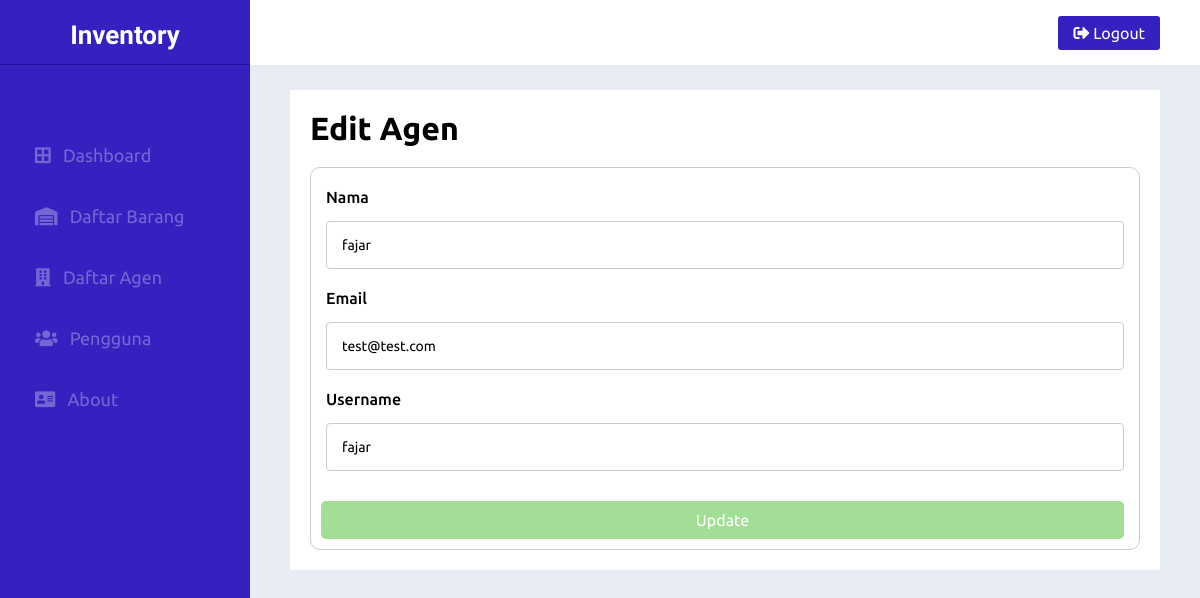
Page /EditUser.php?id=1 (signed in) on the committed database.
### tables this page shows
CREATE TABLE `user` (
  `id` int(11) NOT NULL,
  `nama` varchar(50) NOT NULL,
  `email` varchar(50) NOT NULL,
  `username` varchar(50) NOT NULL,
  `password` varchar(500) NOT NULL
);

### functions.php (called while the page is built, shortened)
<?php
$conn = mysqli_connect("localhost", "root", "", "inventory");
function query($query)
{
	global $conn;
	$result = mysqli_query($conn, $query);
	$rows = [];
	while ($row = mysqli_fetch_assoc($result)) {
		$rows[] = $row;
	}
	return $rows;
}

### EditUser.php (the view, shortened to what this page needs)
<?php
include 'functions.php';
$id = $_GET["id"];
$data = query("SELECT * FROM user WHERE id = $id")[0];
?>
<!DOCTYPE html>
<html lang="en">
<head>
  <link rel="stylesheet" href="./assets/css/style.css" />
  <link rel="stylesheet" href="https://cdnjs.cloudflare.com/ajax/libs/font-awesome/5.13.1/css/all.min.css" />
</head>
<body>
  <div class="wrapper">
    <div class="top_navbar">
      <div class="logo">
        <a href="#">Inventory</a>
      </div>
      <div class="top_menu">
        <div class="home_link">
          <a href="logout.php">
            <span class="icon">
              <i class="fas fa-sign-out-alt"></i>
              <span>Logout</span>
            </span>
          </a>
        </div>
      </div>
    </div>
    <div class="main_body">
      <div class="sidebar_menu">
        <div class="inner__sidebar_menu">
          <ul>
            <li>
              <a href="index.php">
                <span class="icon"> <i class="fas fa-border-all"></i></span>
                <span class="list">Dashboard</span>
              </a>
            </li>
            <li>
              <a href="barang.php">
                <span class="icon"><i class="fas fa-warehouse"></i></span>
                <span class="list">Daftar Barang</span>
              </a>
            </li>
            <li>
              <a href="agen.php">
                <span class="icon"><i class="fas fa-building"></i></span>
                <span class="list">Daftar Agen</span>
              </a>
            </li>
            <li>
              <a href="users.php">
                <span class="icon"><i class="fas fa-users"></i></span>
                <span class="list">Pengguna</span>
              </a>
            </li>
            <li>
              <a href="about.php">
                <span class="icon"><i class="fas fa-address-card"></i></span>
                <span class="list">About</span>
              </a>
            </li>
          </ul>
        </div>
      </div>
      <div class="container">
        <div class="card">
          <div class="card-header">
            <h1>Edit Agen</h1>
          </div>
          <div class="card-body">
            <form action="" method="POST" class="form">
              <div class="form-group">
                <label for="nama">Nama</label>
                <input type="text" name="nama" value="<?= $data["nama"] ?>" class="input-text" placeholder="Masukan Nama Agen" required />
              </div>
              <div class="form-group">
                <label for="email">Email</label>
                <input type="text" name="email" value="<?= $data["email"] ?>" class="input-text" placeholder="Masukan No. Telepon" required />
              </div>
              <div class="form-group">
                <label for="username">Username</label>
                <input type="text" name="username" value="<?= $data["username"] ?>" class="input-text" placeholder="Masukan ALamat Agen" required />
              </div>
              <button type="submit" name="save" class="btn-success" style="width: 97%; margin: 10px 10px;">
                Update
              </button>
            </form>
          </div>
        </div>
      </div>
    </div>
  </div>
</body>
</html>

### assets/css/style.css (style rules this page uses)
* { margin: 0; padding: 0; list-style: none; font-family: "Ubuntu", sans-serif; box-sizing: border-box; text-decoration: none; }
body { background: #e8edf5; width: 100%; height: 100%; }
.wrapper .top_navbar { width: 100%; height: 65px; display: flex; position: fixed; top: 0; }
.wrapper .top_navbar .logo { width: 250px; height: 100%; background: #3421c0; border-bottom: 1px solid #22119d; }
.wrapper .top_navbar .logo a { display: block; text-align: center; font-family: "Montserrat Subrayada", sans-serif; font-size: 26px; color: #fff; padding: 20px 0; font-weight: bold; }
.wrapper .top_navbar .top_menu { width: calc(100% - 250px); height: 100%; background: #fff; padding: 0 40px; display: flex; justify-content: space-between; align-items: center; }
.wrapper .top_navbar .top_menu .home_link a { display: block; background: #3421c0; color: #fff; padding: 8px 15px; border-radius: 3px; }
.main_body .sidebar_menu { position: fixed; top: 65px; left: 0; background: #3421c0; width: 250px; height: 100%; transition: all 0.3s linear; }
.main_body .sidebar_menu .inner__sidebar_menu { position: relative; padding-top: 60px; }
.main_body .sidebar_menu ul li a { color: #7467d3; font-size: 18px; padding: 20px 35px; display: block; white-space: nowrap; }
.main_body .sidebar_menu ul li a .icon { margin-right: 8px; }
.main_body .sidebar_menu ul li a span { display: inline-block; }
.container { width: calc(100% - 250px); margin-top: 65px; margin-left: 250px; padding: 25px 40px; transition: all 0.3s linear; }
.card { background-color: white; padding: 20px; }
.card-header { margin-bottom: 20px; }
.card-body { border-radius: 10px; }
.btn-success { color: white; background-color: #a2de96; border: none; padding: 10px; font-size: 16px; margin-bottom: 20px; border-radius: 5px; outline: none; }
.form { width: 100%; border: 1px solid #ccc; border-radius: 10px; }
.form-group { margin: 20px 15px; }
label { font-weight: 500; display: block; margin-bottom: 15px; }
.input-text { width: 100%; color: black; padding: 15px; border: 1px solid #ccc; border-radius: 4px; cursor: pointer; outline: none; font-size: 14px; }

### rows in the picture
user: nama "fajar", email "test@test.com", username "fajar"
